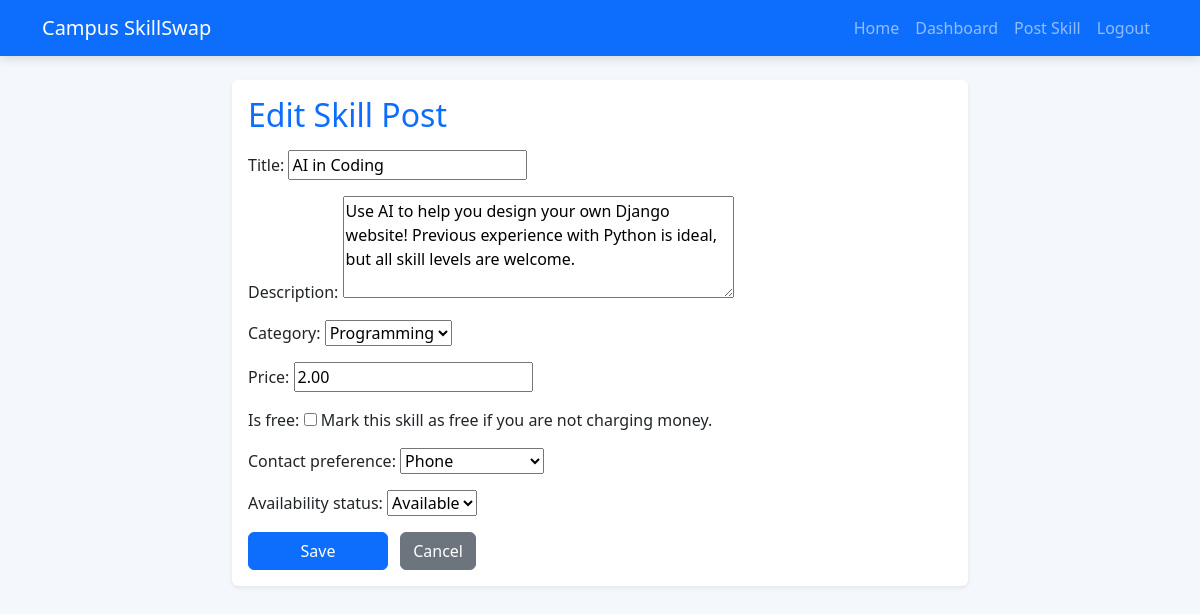
Screenshot of /skills/1/edit/ (signed in) with the database file from the repository.
### MainApp/models.py (models this page shows, shortened)
class Skill(models.Model):
    CATEGORY_CHOICES = [
        ('Tutoring', 'Tutoring'),
        ('Design', 'Design'),
        ('Programming', 'Programming'),
        ('Writing', 'Writing'),
        ('Other', 'Other'),
    ]
    CONTACT_CHOICES = [
        ('Email', 'Email'),
        ('Phone', 'Phone'),
        ('Message', 'In-App Message'),
    ]
    AVAILABILITY_CHOICES = [
        ('Available', 'Available'),
        ('Busy', 'Busy'),
        ('Closed', 'Closed'),
    ]
    title = models.CharField(max_length=120)
    description = models.TextField()
    category = models.CharField(max_length=30, choices=CATEGORY_CHOICES, default='Other')
    price = models.DecimalField(max_digits=8, decimal_places=2, blank=True, null=True)
    is_free = models.BooleanField(default=False)
    contact_preference = models.CharField(max_length=20, choices=CONTACT_CHOICES, default='Email')
    availability_status = models.CharField(max_length=20, choices=AVAILABILITY_CHOICES, default='Available')
    created_at = models.DateTimeField(auto_now_add=True)
    owner = models.ForeignKey(User, on_delete=models.CASCADE, related_name='skills')
    class Meta:
        ordering = ['-created_at']

### MainApp/views.py (the view)
# urls.py: path('skills/<int:pk>/edit/', views.update_skill, name='update_skill'),
@login_required
def update_skill(request, pk):
    skill = get_object_or_404(Skill, pk=pk)
    if skill.owner != request.user:
        messages.error(request, 'You cannot edit a skill you do not own.')
        return redirect('skill_detail', pk=pk)
    if request.method == 'POST':
        form = SkillForm(request.POST, instance=skill)
        if form.is_valid():
            form.save()
            messages.success(request, 'Skill post updated successfully.')
            return redirect('skill_detail', pk=pk)
    else:
        form = SkillForm(instance=skill)
    return render(request, 'MainApp/skill_form.html', {
        'form': form,
        'title': 'Edit Skill Post',
    })

### MainApp/forms.py (shortened to what this page needs)
class SkillForm(forms.ModelForm):
    class Meta:
        model = Skill
        fields = [
            'title',
            'description',
            'category',
            'price',
            'is_free',
            'contact_preference',
            'availability_status',
        ]
        widgets = {
            'description': forms.Textarea(attrs={'rows': 4}),
            'price': forms.NumberInput(attrs={'step': '0.01'}),
        }
        help_texts = {
            'is_free': 'Mark this skill as free if you are not charging money.',
        }

### MainApp/templates/MainApp/skill_form.html (shortened to what this page needs)
{% extends 'base.html' %}
{% block content %}
<div class="row justify-content-center">
    <div class="col-md-8">
        <div class="card shadow-sm">
            <div class="card-body">
                <h2 class="card-title mb-3">{{ title }}</h2>
                <form method="post" novalidate>
                    {{ form.as_p }}
                    <button class="btn btn-primary" type="submit">Save</button>
                    <a class="btn btn-secondary ms-2" href="{% url 'home' %}">Cancel</a>
                </form>
            </div>
        </div>
    </div>
</div>
{% endblock %}

### static/css/styles.css (style rules this page uses)
body { background: #f4f7fb; color: #212529; }
.card { border: none; }
.card-title { color: #0d6efd; }
.btn-primary, .btn-success { min-width: 140px; }

### rows the page displays
Skill: title "AI in Coding", description "Use AI to help you design your own Django website! Previous experience with Python is ideal, but all skill levels are welcome.", category "Programming", price "2.00", contact_preference "Phone", availability_status "Available"

### other values shown
{{ title }} "Edit Skill Post"
